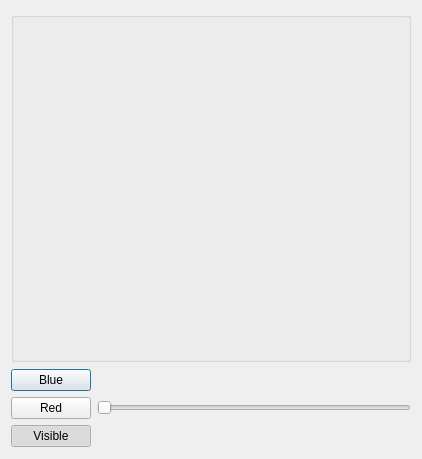
<?xml version="1.0" encoding="UTF-8"?>
<ui version="4.0">
 <class>Dialog</class>
 <widget class="QDialog" name="Dialog">
  <property name="geometry">
   <rect>
    <x>0</x>
    <y>0</y>
    <width>418</width>
    <height>459</height>
   </rect>
  </property>
  <property name="windowTitle">
   <string>Dialog</string>
  </property>
  <layout class="QVBoxLayout" name="verticalLayout_2" stretch="1,0">
   <item>
    <widget class="QGroupBox" name="groupBox">
     <property name="minimumSize">
      <size>
       <width>400</width>
       <height>350</height>
      </size>
     </property>
     <property name="maximumSize">
      <size>
       <width>400</width>
       <height>350</height>
      </size>
     </property>
     <property name="styleSheet">
      <string notr="true"/>
     </property>
     <property name="title">
      <string/>
     </property>
     <layout class="QGridLayout" name="gridLayout">
      <property name="leftMargin">
       <number>0</number>
      </property>
      <property name="topMargin">
       <number>0</number>
      </property>
      <property name="rightMargin">
       <number>0</number>
      </property>
      <property name="bottomMargin">
       <number>0</number>
      </property>
      <item row="0" column="0">
       <layout class="QHBoxLayout" name="horizontalLayout"/>
      </item>
     </layout>
    </widget>
   </item>
   <item>
    <layout class="QHBoxLayout" name="horizontalLayout_2">
     <item>
      <layout class="QVBoxLayout" name="verticalLayout">
       <item>
        <widget class="QPushButton" name="pushButton">
         <property name="text">
          <string>Blue</string>
         </property>
        </widget>
       </item>
       <item>
        <widget class="QPushButton" name="pushButton_2">
         <property name="text">
          <string>Red</string>
         </property>
        </widget>
       </item>
       <item>
        <widget class="QPushButton" name="pushButton_3">
         <property name="text">
          <string>Visible</string>
         </property>
         <property name="checkable">
          <bool>true</bool>
         </property>
         <property name="checked">
          <bool>true</bool>
         </property>
        </widget>
       </item>
      </layout>
     </item>
     <item>
      <widget class="QSlider" name="horizontalSlider">
       <property name="maximum">
        <number>100</number>
       </property>
       <property name="orientation">
        <enum>Qt::Horizontal</enum>
       </property>
      </widget>
     </item>
    </layout>
   </item>
  </layout>
 </widget>
 <resources/>
 <connections/>
</ui>
